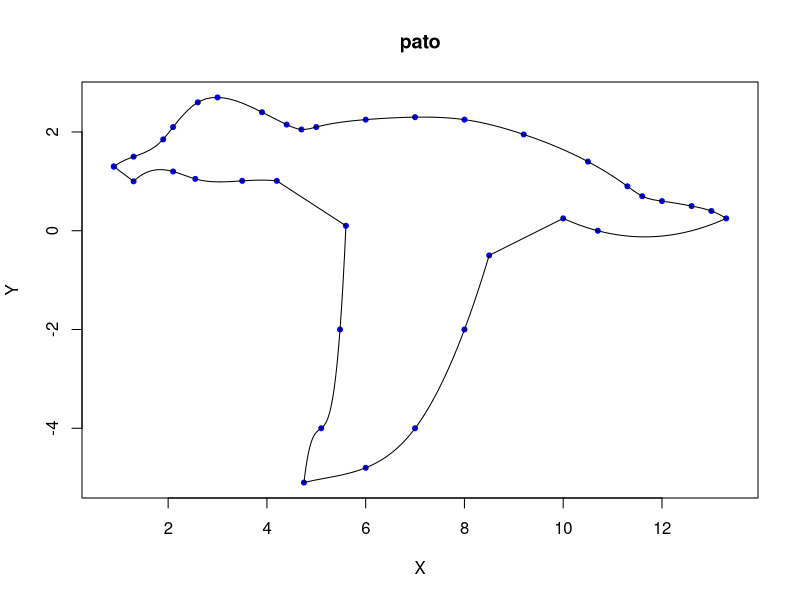

Generate this figure with R:

x=c(0.9, 1.3, 1.9, 2.1, 2.6, 3, 3.9, 4.4, 4.7, 5, 6, 7, 8, 9.2, 10.5, 11.3, 11.6, 12, 12.6, 13,13.3,      10.7, 10, 8.5, 8,  7, 6, 4.75, 5.1, 5.48, 5.6, 4.2, 3.5, 2.55, 2.1, 1.3,0.9)
y=c(1.3, 1.5, 1.85, 2.1, 2.6, 2.7, 2.4, 2.15, 2.05, 2.1, 2.25, 2.3, 2.25, 1.95, 1.4, 0.9, 0.7, 0.6, 0.5, 0.4, 0.25,     0, 0.25, -0.5, -2, -4, -4.8, -5.1, -4, -2, 0.1, 1.01, 1.01, 1.05, 1.2, 1,1.3)


plot(x,y, pch=20, cex=1, col = "blue", asp=1,xlab="X", ylab="Y", main="pato")

vx1 = c(x[1:21])
vy1 = c(y[1:21])
splines = splinefun(vx1, vy1, method = "fmm")
curve(splines(x), add = TRUE, col=1, from= vx1[1], to=vx1[length(vx1)] )

vx2 = c(x[21:23])
vy2 = c(y[21:23])
splines = splinefun(vx2, vy2, method = "fmm")
curve(splines(x), add = TRUE, col=1, from= vx2[1], to=vx2[length(vx2)] )

vx3 = c(x[23:24])
vy3 = c(y[23:24])
splines = splinefun(vx3, vy3, method = "fmm")
curve(splines(x), add = TRUE, col=1, from= vx3[1], to=vx3[length(vx3)] )

vx4 = c(x[24:28])
vy4 = c(y[24:28])
splines = splinefun(vx4, vy4, ,method = "fmm")
curve(splines(x), add = TRUE, col=1, from= vx4[1], to=vx4[length(vx4)] )

vx5 = c(x[28:31])
vy5 = c(y[28:31])
splines = splinefun(vx5, vy5, method = "fmm")
curve(splines(x), add = TRUE, col=1, from= vx5[1], to=vx5[length(vx5)] )

vx6 = c(x[31:32])
vy6 = c(y[31:32])
splines = splinefun(vx6, vy6, method = "fmm")
curve(splines(x), add = TRUE, col=1, from= vx6[1], to=vx6[length(vx6)] )

vx7 = c(x[32:36])
vy7 = c(y[32:36])
splines = splinefun(vx7, vy7, method = "fmm")
curve(splines(x), add = TRUE, col=1, from= vx7[1], to=vx7[length(vx7)] )

vx8 = c(x[36:37])
vy8 = c(y[36:37])
splines = splinefun(vx8, vy8, method = "fmm")
curve(splines(x), add = TRUE, col=1, from= vx8[1], to=vx8[length(vx8)] )
